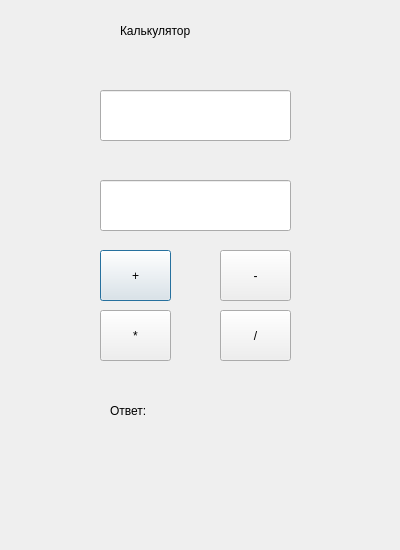
<?xml version="1.0" encoding="UTF-8"?>
<ui version="4.0">
 <class>Dialog</class>
 <widget class="QDialog" name="Dialog">
  <property name="geometry">
   <rect>
    <x>0</x>
    <y>0</y>
    <width>400</width>
    <height>550</height>
   </rect>
  </property>
  <property name="windowTitle">
   <string>Dialog</string>
  </property>
  <widget class="QLabel" name="label">
   <property name="geometry">
    <rect>
     <x>120</x>
     <y>0</y>
     <width>161</width>
     <height>61</height>
    </rect>
   </property>
   <property name="styleSheet">
    <string notr="true">font: 8pt &quot;Bahnschrift SemiLight Condensed&quot;;
font: 20pt &quot;MS Shell Dlg 2&quot;;</string>
   </property>
   <property name="text">
    <string>Калькулятор</string>
   </property>
  </widget>
  <widget class="QLineEdit" name="input1">
   <property name="geometry">
    <rect>
     <x>100</x>
     <y>90</y>
     <width>191</width>
     <height>51</height>
    </rect>
   </property>
   <property name="styleSheet">
    <string notr="true">font: 20pt &quot;MS Shell Dlg 2&quot;;</string>
   </property>
  </widget>
  <widget class="QLineEdit" name="input2">
   <property name="geometry">
    <rect>
     <x>100</x>
     <y>180</y>
     <width>191</width>
     <height>51</height>
    </rect>
   </property>
   <property name="styleSheet">
    <string notr="true">font: 20pt &quot;MS Shell Dlg 2&quot;;</string>
   </property>
  </widget>
  <widget class="QPushButton" name="add">
   <property name="geometry">
    <rect>
     <x>100</x>
     <y>250</y>
     <width>71</width>
     <height>51</height>
    </rect>
   </property>
   <property name="styleSheet">
    <string notr="true">font: 20pt &quot;MS Shell Dlg 2&quot;;</string>
   </property>
   <property name="text">
    <string>+</string>
   </property>
  </widget>
  <widget class="QPushButton" name="sub">
   <property name="geometry">
    <rect>
     <x>220</x>
     <y>250</y>
     <width>71</width>
     <height>51</height>
    </rect>
   </property>
   <property name="styleSheet">
    <string notr="true">font: 20pt &quot;MS Shell Dlg 2&quot;;</string>
   </property>
   <property name="text">
    <string>-</string>
   </property>
  </widget>
  <widget class="QPushButton" name="mult">
   <property name="geometry">
    <rect>
     <x>100</x>
     <y>310</y>
     <width>71</width>
     <height>51</height>
    </rect>
   </property>
   <property name="styleSheet">
    <string notr="true">font: 20pt &quot;MS Shell Dlg 2&quot;;</string>
   </property>
   <property name="text">
    <string>*</string>
   </property>
  </widget>
  <widget class="QPushButton" name="div">
   <property name="geometry">
    <rect>
     <x>220</x>
     <y>310</y>
     <width>71</width>
     <height>51</height>
    </rect>
   </property>
   <property name="styleSheet">
    <string notr="true">font: 20pt &quot;MS Shell Dlg 2&quot;;</string>
   </property>
   <property name="text">
    <string>/</string>
   </property>
  </widget>
  <widget class="QLabel" name="result">
   <property name="geometry">
    <rect>
     <x>110</x>
     <y>390</y>
     <width>191</width>
     <height>41</height>
    </rect>
   </property>
   <property name="styleSheet">
    <string notr="true">font: 20pt &quot;MS Shell Dlg 2&quot;;</string>
   </property>
   <property name="text">
    <string>Ответ:</string>
   </property>
  </widget>
 </widget>
 <resources/>
 <connections/>
</ui>
